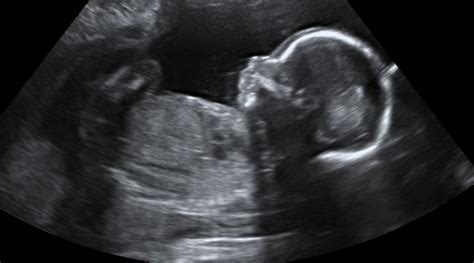
#> input picture python/ImageProcessing/images/ultrasound-fetus.duckduckgo.com.jpg, 474 x 263 px
$ python speckle_noise.py
#> lines starting #> are read from the running program, lines starting #| are printed output that depends on the picture
#!/usr/bin/env python

'''
Speckle noise is multiplicitive noise, having a granular pattern.
Inherent in ultrasound images.
The small part of the returning sound pulse gets mirrored back into the tissues
by the transducer surface itself, and generates a new echo. The backscattered
echoes give rise to speckle noise.

Reference for spekcle modelling: https://bit.ly/3umKfZS
'''

import cv2
import numpy
from matplotlib import pyplot

def addSpeckleNoise(image, scale):
    noise = numpy.random.rayleigh(scale, image.shape)
    noisy_image = image * noise
    return noise

def addSpeckleNoise2(image, MEAN, VARIANCE):
    noise = numpy.random.normal(MEAN, VARIANCE, image.shape)
    noisy_image = image * (1 + noise)
    return noise

image = cv2.imread("./images/ultrasound-fetus.duckduckgo.com.jpg", \
    cv2.IMREAD_GRAYSCALE)/255.0
#> image: shape (263, 474) float64; min 0, max 1, mean 0.178

speckle_noisy_img = addSpeckleNoise(image, 0.2)
#> in addSpeckleNoise, `noisy_image = image * noise`:
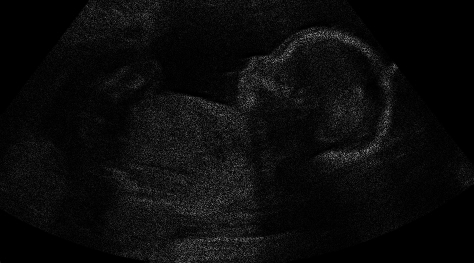
#> noisy_image: shape (263, 474) float64; min 0, max 0.615, mean 0.0445
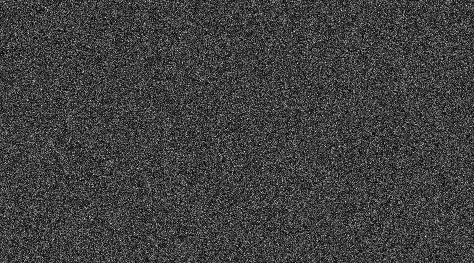
#> speckle_noisy_img: shape (263, 474) float64; min 0.000515, max 0.952, mean 0.251
# speckle_noisy_img2 = addSpeckleNoise2(image, 0.2, 0.9)

# Display images
cv2.imshow("Speckle Noisy Image", speckle_noisy_img)
# cv2.imshow("Speckle Noisy Image using Gaussina Noise", speckle_noisy_img2)
# cv2.imshow("Original Image", image)

# Close only when escape is pressed
while True:
    if cv2.waitKey() == 27:
#> (key Esc is pressed here)
        cv2.destroyAllWindows()
        break

# [9 lines of commented-out code are left out]

$ run again, with python/ImageProcessing/images/istockphoto.jpg copied over python/ImageProcessing/images/ultrasound-fetus.duckduckgo.com.jpg
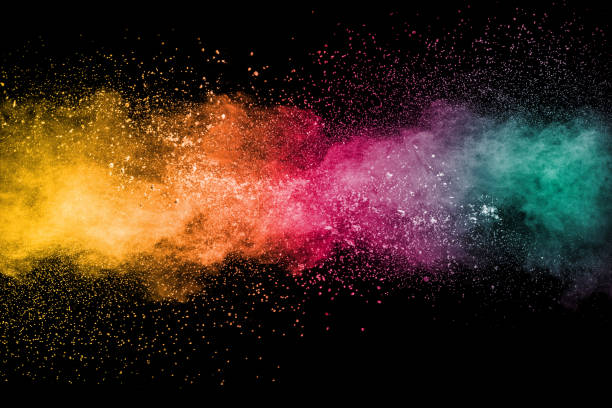
#> input picture python/ImageProcessing/images/istockphoto.jpg, 612 x 408 px
#> in addSpeckleNoise, `noisy_image = image * noise`:
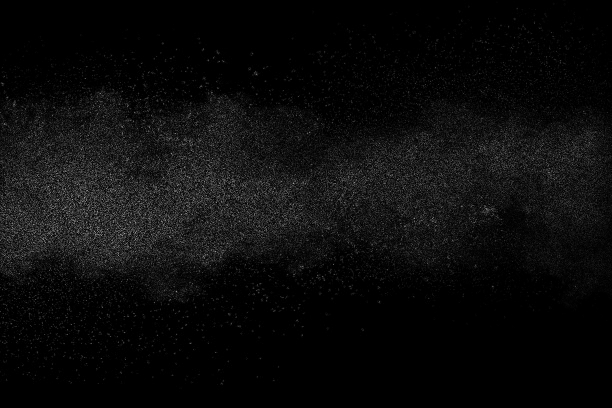
#> noisy_image: shape (408, 612) float64; min 0, max 0.65, mean 0.0473
#> `speckle_noisy_img = addSpeckleNoise(image, 0.2)`:
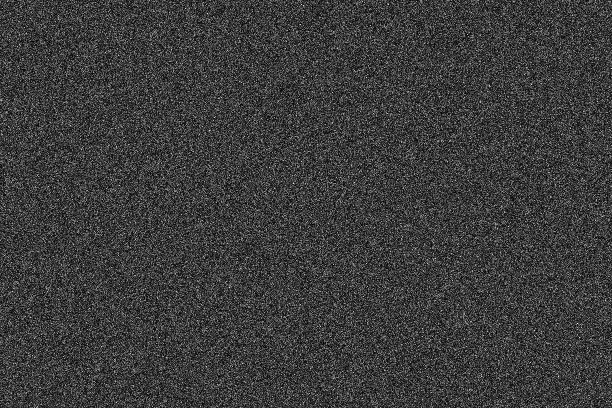
#> speckle_noisy_img: shape (408, 612) float64; min 0.000515, max 1.05, mean 0.251; drawn with min black and max white
